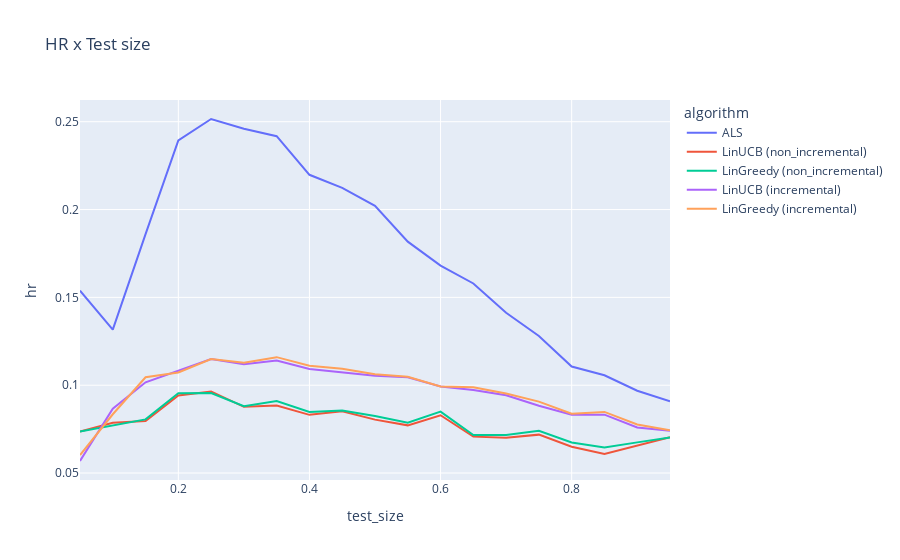

Notebook code cell kept with this figure:
### Code cell
fig = px.line(df_results_filtered, x="test_size", y="hr", color='algorithm', title='HR x Test size')
fig.show()
fig.write_html('results-v2/hr_x_test_size.html')

### Figure 1 — Plotly figure (JSON) as saved in the notebook; plotly's stock layout.template omitted (floating-point values rounded to 4 significant figures)
{"data": [{"hovertemplate": "algorithm=ALS<br>test_size=%{x}<br>hr=%{y}<extra></extra>", "legendgroup": "ALS", "line": {"color": "#636efa", "dash": "solid"}, "marker": {"symbol": "circle"}, "mode": "lines", "name": "ALS", "orientation": "v", "showlegend": true, "type": "scatter", "x": [0.05, 0.1, 0.15, 0.2, 0.25, 0.3, 0.35, 0.4, 0.45, 0.5, 0.55, 0.6, 0.65, 0.7, 0.75, 0.8, 0.85, 0.9, 0.95], "xaxis": "x", "y": [0.1538, 0.1316, 0.186, 0.2394, 0.2515, 0.246, 0.2418, 0.2198, 0.2124, 0.2021, 0.1817, 0.1681, 0.1579, 0.1412, 0.1281, 0.1107, 0.1057, 0.09684, 0.09088], "yaxis": "y"}, {"hovertemplate": "algorithm=LinUCB (non_incremental)<br>test_size=%{x}<br>hr=%{y}<extra></extra>", "legendgroup": "LinUCB (non_incremental)", "line": {"color": "#EF553B", "dash": "solid"}, "marker": {"symbol": "circle"}, "mode": "lines", "name": "LinUCB (non_incremental)", "orientation": "v", "showlegend": true, "type": "scatter", "x": [0.05, 0.1, 0.15, 0.2, 0.25, 0.3, 0.35, 0.4, 0.45, 0.5, 0.55, 0.6, 0.65, 0.7, 0.75, 0.8, 0.85, 0.9, 0.95], "xaxis": "x", "y": [0.07358, 0.07865, 0.07958, 0.09414, 0.09645, 0.0877, 0.0884, 0.08313, 0.08514, 0.08041, 0.07714, 0.08292, 0.07073, 0.0701, 0.07186, 0.065, 0.06092, 0.0657, 0.07037], "yaxis": "y"}, {"hovertemplate": "algorithm=LinGreedy (non_incremental)<br>test_size=%{x}<br>hr=%{y}<extra></extra>", "legendgroup": "LinGreedy (non_incremental)", "line": {"color": "#00cc96", "dash": "solid"}, "marker": {"symbol": "circle"}, "mode": "lines", "name": "LinGreedy (non_incremental)", "orientation": "v", "showlegend": true, "type": "scatter", "x": [0.05, 0.1, 0.15, 0.2, 0.25, 0.3, 0.35, 0.4, 0.45, 0.5, 0.55, 0.6, 0.65, 0.7, 0.75, 0.8, 0.85, 0.9, 0.95], "xaxis": "x", "y": [0.07358, 0.07705, 0.08054, 0.09539, 0.09551, 0.08808, 0.09094, 0.08476, 0.08561, 0.08252, 0.07867, 0.08499, 0.07168, 0.0717, 0.07402, 0.06741, 0.06454, 0.06746, 0.07025], "yaxis": "y"}, {"hovertemplate": "algorithm=LinUCB (incremental)<br>test_size=%{x}<br>hr=%{y}<extra></extra>", "legendgroup": "LinUCB (incremental)", "line": {"color": "#ab63fa", "dash": "solid"}, "marker": {"symbol": "circle"}, "mode": "lines", "name": "LinUCB (incremental)", "orientation": "v", "showlegend": true, "type": "scatter", "x": [0.05, 0.1, 0.15, 0.2, 0.25, 0.3, 0.35, 0.4, 0.45, 0.5, 0.55, 0.6, 0.65, 0.7, 0.75, 0.8, 0.85, 0.9, 0.95], "xaxis": "x", "y": [0.05686, 0.08668, 0.1016, 0.1085, 0.1149, 0.112, 0.1141, 0.1092, 0.1075, 0.1054, 0.1046, 0.09933, 0.09731, 0.09429, 0.08834, 0.08318, 0.08323, 0.07592, 0.07413], "yaxis": "y"}, {"hovertemplate": "algorithm=LinGreedy (incremental)<br>test_size=%{x}<br>hr=%{y}<extra></extra>", "legendgroup": "LinGreedy (incremental)", "line": {"color": "#FFA15A", "dash": "solid"}, "marker": {"symbol": "circle"}, "mode": "lines", "name": "LinGreedy (incremental)", "orientation": "v", "showlegend": true, "type": "scatter", "x": [0.05, 0.1, 0.15, 0.2, 0.25, 0.3, 0.35, 0.4, 0.45, 0.5, 0.55, 0.6, 0.65, 0.7, 0.75, 0.8, 0.85, 0.9, 0.95], "xaxis": "x", "y": [0.0602, 0.08347, 0.1045, 0.1072, 0.1149, 0.1128, 0.116, 0.1111, 0.1094, 0.1062, 0.1048, 0.09933, 0.09889, 0.09531, 0.09064, 0.08382, 0.0848, 0.07768, 0.07438], "yaxis": "y"}], "layout": {"legend": {"title": {"text": "algorithm"}, "tracegroupgap": 0}, "title": {"text": "HR x Test size"}, "xaxis": {"anchor": "y", "domain": [0, 1], "title": {"text": "test_size"}}, "yaxis": {"anchor": "x", "domain": [0, 1], "title": {"text": "hr"}}}}
